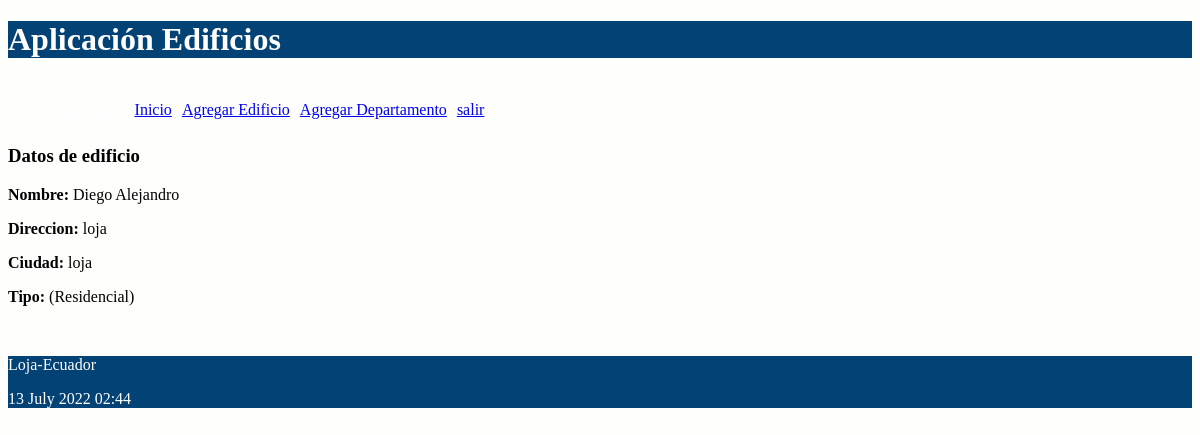
The app's page /edificio/1 (signed in), older data.
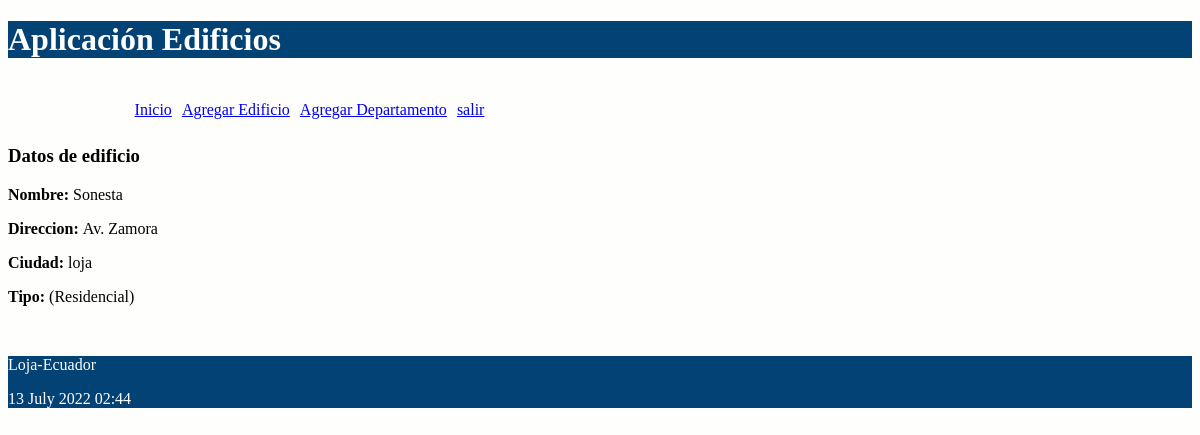
The same page, newer data.
### departamentos/models.py (models this page shows, shortened)
class Edificio(models.Model):
    tipo_edificio = (
    ('(Residencial)','residencial'),
    ('(Comercial)','comercial')
    )
    nombre = models.CharField(max_length=30)
    direccion = models.CharField(max_length=30)
    ciudad = models.CharField(max_length=30)
    tipo = models.CharField(max_length=30, choices = tipo_edificio)

### departamentos/views.py (the view)
# urls.py: path('edificio/<int:id>', views.obtener_edificio,
@login_required(login_url='/entrando/login/')
def obtener_edificio(request, id):
    edificio = Edificio.objects.get(pk=id)
    informacion_template = {'edificio': edificio}
    return render(request, 'obtener_edificio.html', informacion_template)

### departamentos/templates/obtener_edificio.html
{% extends "master.html" %}
{% block content %}
<h3>Datos de edificio</h3>
<p><b>Nombre: </b>{{edificio.nombre}}</p>
<p><b>Direccion: </b>{{edificio.direccion}}</p>
<p><b>Ciudad: </b>{{edificio.ciudad}}</p>
<p><b>Tipo: </b>{{edificio.tipo}}</p>
<br/>
{% endblock %}

Row changes from the older to the newer data that the page shows:
changed Edificio "loja": nombre "Diego Alejandro" → "Sonesta"; direccion "loja" → "Av. Zamora"
